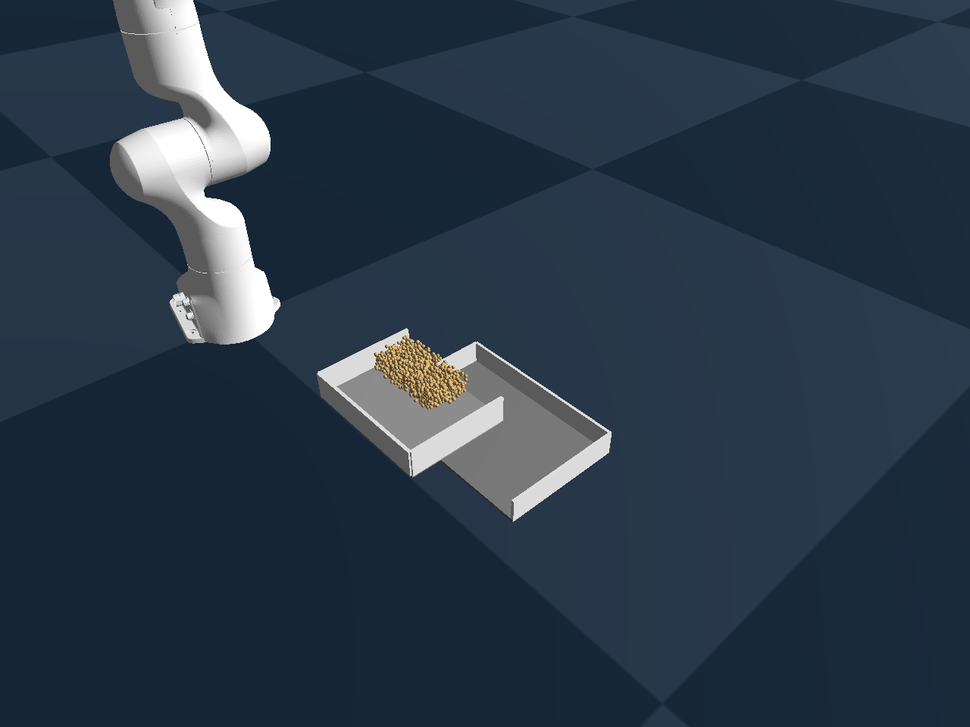
#> input picture paper/shared/figures/genesis_renders/scene_sand.png, 970 x 727 px, shrunk from 1280 x 960 before the run
$ python gen_fig5_scene_schematic.py
#> lines starting #> are read from the running program, lines starting #| are printed output that depends on the picture
"""Compose the three Genesis renders (sand / snow / elastoplastic) into a
single 3-panel figure for the paper, with publication-grade typography and
separate metadata footers so labels do not obscure the renders.

Inputs:  figures/genesis_renders/scene_{sand,snow,elastoplastic}.png
Output:  figures/fig5_scene_schematic.pdf
"""

from __future__ import annotations

import sys
from pathlib import Path

import matplotlib
matplotlib.use("Agg")

# Match the rest of the paper figures (serif Times, stix mathtext, 300 dpi).
sys.path.insert(0, str(Path(__file__).parent))
import paper_plot_style  # noqa: F401  (loads rcParams)

import matplotlib.pyplot as plt
from matplotlib.image import imread


PANELS = [
    {
        "file":     "scene_sand.png",
        "label":    "Sand",
        "subtitle": "Granular, non-cohesive",
        "params":   r"$E=5\times10^{4}$, $\nu=0.30$, $\rho=2000$",
        "scripted": "Scripted transfer: 32%",
    },
    {
        "file":     "scene_snow.png",
        "label":    "Snow",
        "subtitle": "Cohesive aggregate",
        "params":   r"$E=1\times10^{5}$, $\nu=0.20$, $\rho=400$",
        "scripted": "Scripted transfer: 87%",
    },
    {
        "file":     "scene_elastoplastic.png",
        "label":    "Elastoplastic",
        "subtitle": "Recoverable rebound",
        "params":   r"$E=5\times10^{4}$, $\nu=0.40$, $\rho=1000$",
        "scripted": "Scripted transfer: 70%",
    },
]

SUB_LABELS = ["(a)", "(b)", "(c)"]


def main() -> None:
    here = Path(__file__).parent
    src_dir = here / "genesis_renders"
    out_path = here / "fig5_scene_schematic.pdf"

    # Native size is close to the LaTeX include width.  Keeping metadata in a
    # dedicated footer prevents labels from fighting the image content.
    fig = plt.figure(figsize=(5.4, 2.05))
    gs = fig.add_gridspec(
        2, 3,
        height_ratios=[1.0, 0.26],
        hspace=0.05,
        wspace=0.035,
    )

    for idx, (panel, sub) in enumerate(zip(PANELS, SUB_LABELS)):
        ax = fig.add_subplot(gs[0, idx])
        img = imread(src_dir / panel["file"])
#> img is the input picture: shape (727, 970, 3) float32; mean R, G, B 0.165, 0.223, 0.283
        h, w = img.shape[:2]
#> h = 727; w = 970
        # Aggressive crop: cut sky (top ~22%) and trim sides so the
        # platform/pile/arm fill more of the panel.
        img = img[int(0.22 * h):int(0.98 * h), int(0.08 * w):int(0.92 * w)]
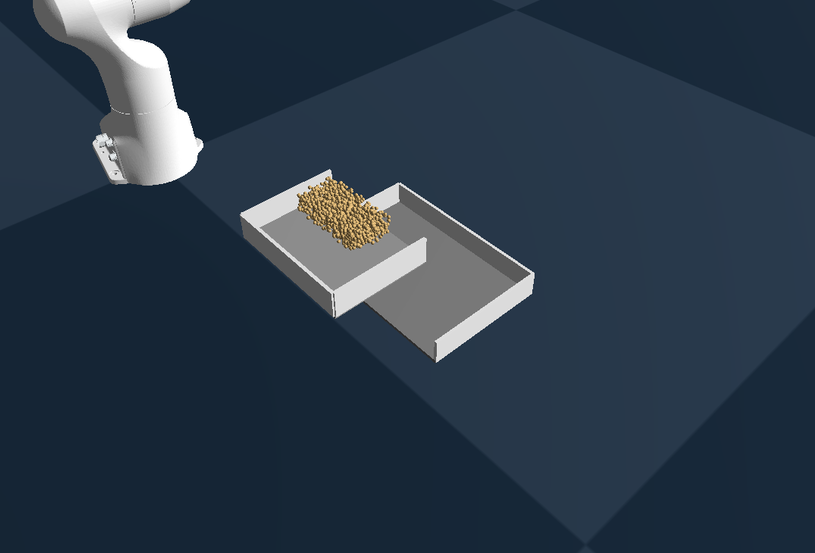
#> img: shape (553, 815, 3) float32; mean R, G, B 0.169, 0.226, 0.284
        ax.imshow(img, interpolation="lanczos")
        ax.set_xticks([])
        ax.set_yticks([])
        for spine in ax.spines.values():
            spine.set_edgecolor("#1c1c1c")
            spine.set_linewidth(0.5)

        # Consistent panel label and material name, kept away from the crop.
        ax.text(
            0.025, 1.055, sub, transform=ax.transAxes,
            fontsize=8.0, fontweight="bold", color="#1c1c1c",
            family="serif", va="bottom", ha="left", clip_on=False,
        )
        ax.text(
            0.5, 1.055, panel["label"], transform=ax.transAxes,
            fontsize=8.2, fontweight="bold", color="#1c1c1c",
            family="serif", va="bottom", ha="center", clip_on=False,
        )

        footer = fig.add_subplot(gs[1, idx])
        footer.set_facecolor("#F6F7F4")
        footer.set_xticks([])
        footer.set_yticks([])
        for spine in footer.spines.values():
            spine.set_edgecolor("#D4D9D2")
            spine.set_linewidth(0.45)

        footer.text(
            0.5, 0.73, panel["scripted"], transform=footer.transAxes,
            fontsize=6.6, color="#2F5948", fontweight="bold",
            family="serif", va="center", ha="center",
            bbox=dict(facecolor="#E4EEE7", edgecolor="#B9C9BE",
                      linewidth=0.35, boxstyle="round,pad=0.18"),
        )
        footer.text(
            0.5, 0.32, panel["params"], transform=footer.transAxes,
            fontsize=5.8, color="#333333",
            family="serif", va="center", ha="center",
        )
#> pass 2 of the loop in main, `for idx, (panel, sub) in enumerate(zip(PANELS, SUB_LABELS)):`:
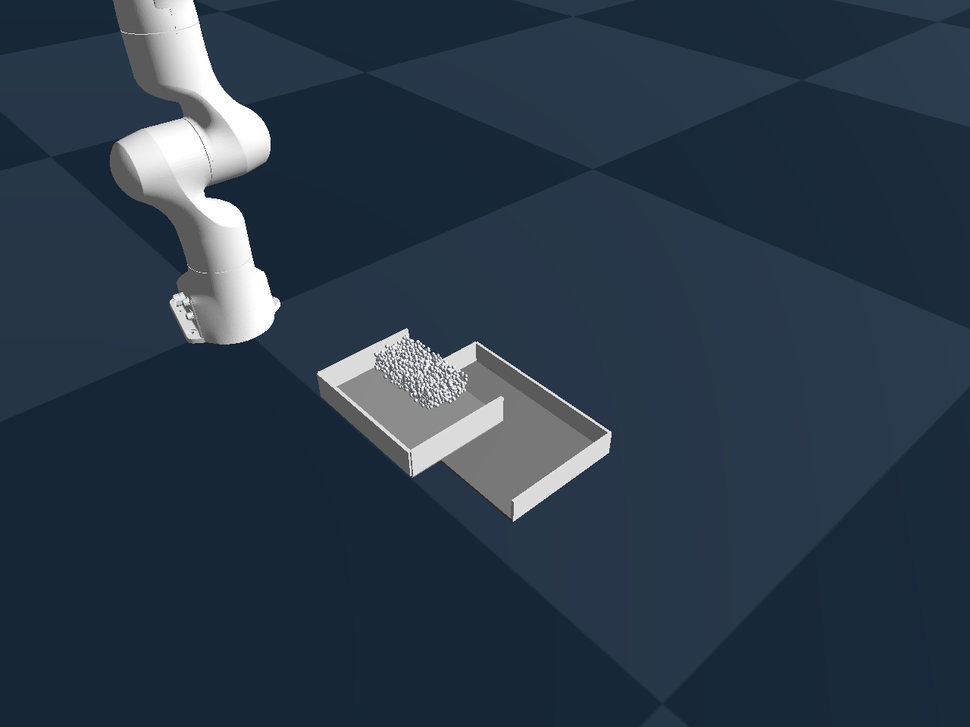
#> input picture paper/shared/figures/genesis_renders/scene_snow.png, 970 x 727 px, shrunk from 1280 x 960 before the run
#> in main, img is the input picture: shape (727, 970, 3) float32; mean R, G, B 0.166, 0.224, 0.285
#> in main, `img = img[int(0.22 * h):int(0.98 * h), int(0.08 * w):int(0.92 * w)]`:
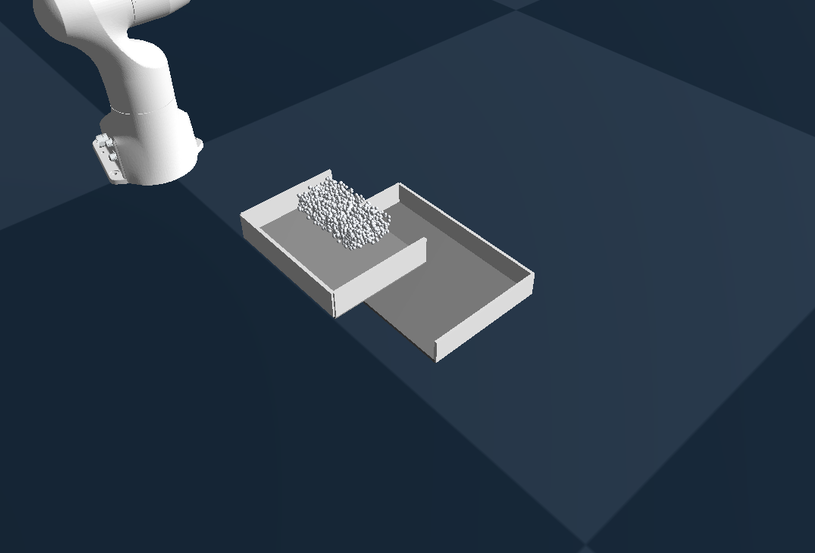
#> img: shape (553, 815, 3) float32; mean R, G, B 0.169, 0.227, 0.287
#> pass 3 of the loop in main, `for idx, (panel, sub) in enumerate(zip(PANELS, SUB_LABELS)):`:
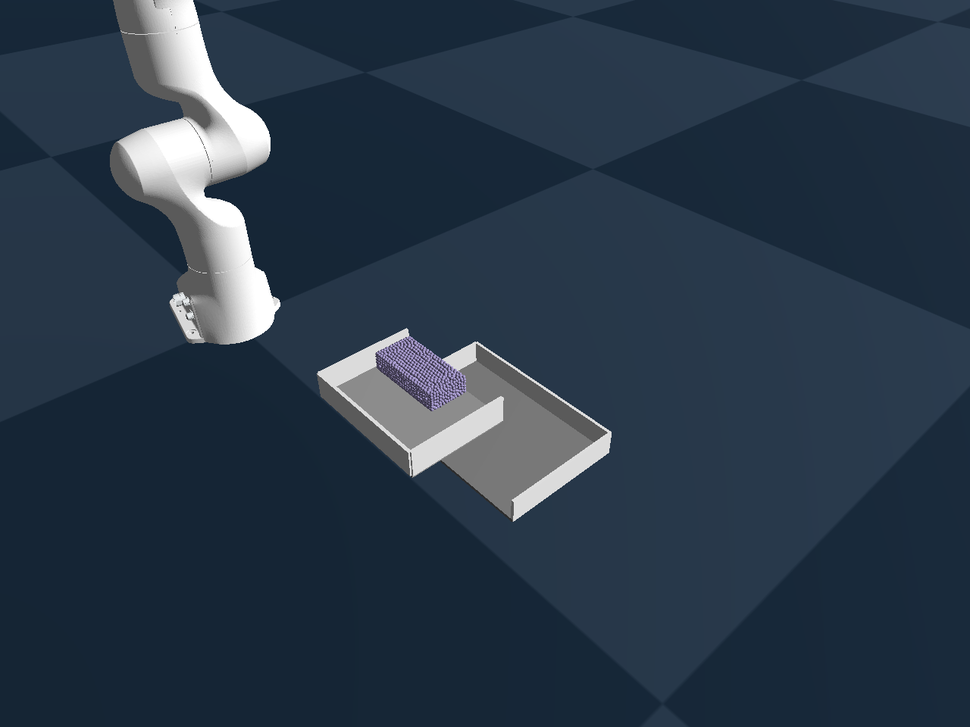
#> input picture paper/shared/figures/genesis_renders/scene_elastoplastic.png, 970 x 727 px, shrunk from 1280 x 960 before the run
#> in main, img is the input picture: shape (727, 970, 3) float32; mean R, G, B 0.164, 0.222, 0.284
#> in main, `img = img[int(0.22 * h):int(0.98 * h), int(0.08 * w):int(0.92 * w)]`:
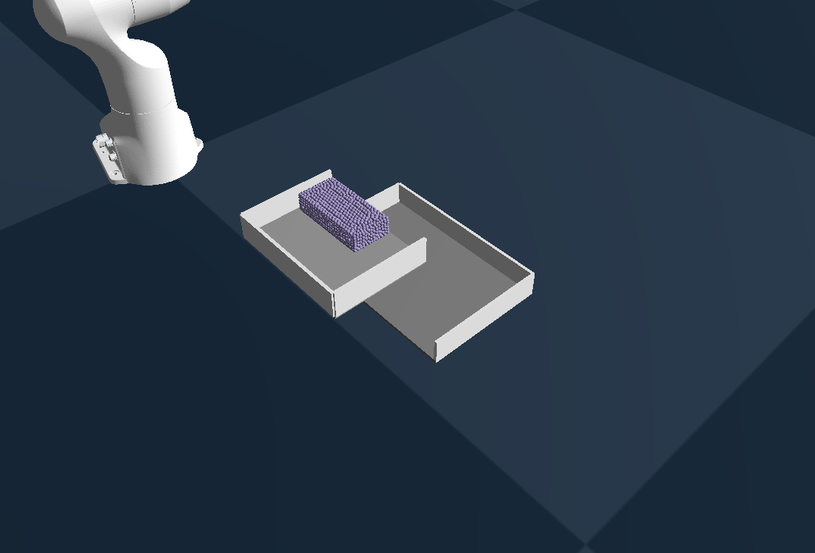
#> img: shape (553, 815, 3) float32; mean R, G, B 0.168, 0.225, 0.286

    fig.subplots_adjust(top=0.88, bottom=0.04, left=0.01, right=0.99)
    fig.savefig(out_path, format="pdf", bbox_inches="tight",
                pad_inches=0.02, dpi=300)
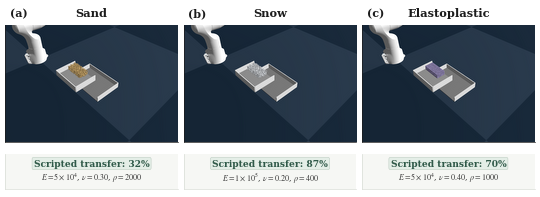
#> figure drawn by matplotlib, 3 panels
    print(f"saved {out_path}")


if __name__ == "__main__":
    main()
